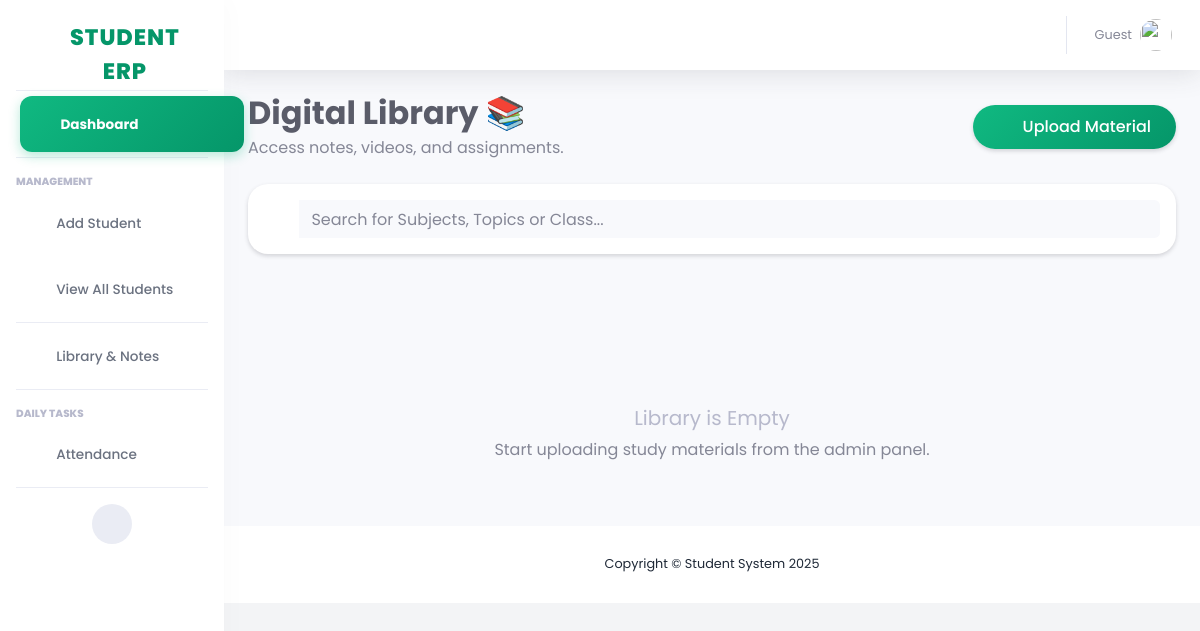
/library/, run on an earlier commit of the app's database.
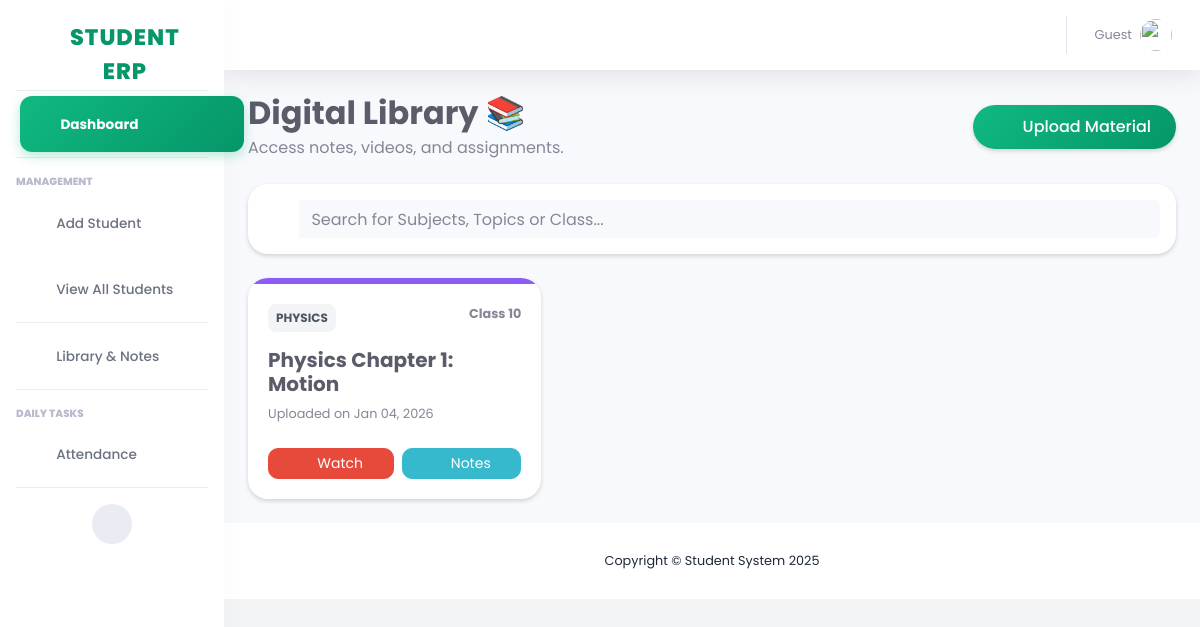
And on a later commit of the database.
### members/models.py (models this page shows, shortened)
class StudyMaterial(models.Model):
    SUBJECT_CHOICES = [
        ('Maths', 'Mathematics'),
        ('Physics', 'Physics'),
        ('Chemistry', 'Chemistry'),
        ('Biology', 'Biology'),
        ('English', 'English'),
    ]
    CLASS_CHOICES = [
        ('10', 'Class 10'),
        ('11', 'Class 11'),
        ('12', 'Class 12'),
    ]
    title = models.CharField(max_length=255)
    subject = models.CharField(max_length=50, choices=SUBJECT_CHOICES)
    class_name = models.CharField(max_length=10, choices=CLASS_CHOICES, verbose_name="Class")
    pdf_file = models.FileField(upload_to='materials/pdfs/', blank=True, null=True)
    video_link = models.URLField(blank=True, null=True, help_text="Paste YouTube Video Link here")
    created_at = models.DateTimeField(auto_now_add=True)

### members/views.py (the view)
# urls.py: path('library/', views.library, name='library'),
def library(request):
    materials = StudyMaterial.objects.all().order_by('-created_at')
    return render(request, 'library.html', {'materials': materials})

### members/templates/library.html (shortened to what this page needs)
{% extends "master.html" %}
{% load static %}
{% block content %}
<div class="d-flex align-items-center justify-content-between mb-4 mt-3">
    <div>
        <h1 class="h2 mb-1 text-gray-800" style="font-weight: 700;">Digital Library 📚</h1>
        <p class="text-muted mb-0">Access notes, videos, and assignments.</p>
    </div>
    <a href="/admin/members/studymaterial/add/" target="_blank" class="btn btn-primary shadow-sm">
        <i class="fas fa-cloud-upload-alt mr-2"></i> Upload Material
    </a>
</div>
<div class="card mb-4 shadow-sm border-0">
    <div class="card-body p-3">
        <div class="input-group">
            <div class="input-group-prepend">
                <span class="input-group-text bg-transparent border-0"><i class="fas fa-search text-gray-400"></i></span>
            </div>
            <input type="text" id="librarySearch" class="form-control border-0 bg-light small" placeholder="Search for Subjects, Topics or Class..." aria-label="Search">
        </div>
    </div>
</div>
<div class="row" id="libraryItems">
    {% for item in materials %}
    <div class="col-xl-4 col-md-6 mb-4 library-card">
        <div class="card h-100 border-0 shadow-sm" style="transition: transform 0.3s; border-radius: 20px; overflow: hidden;">
           <div style="height: 6px; background: {% if item.subject|lower == 'maths' %}#3b82f6{% elif item.subject|lower == 'physics' %}#8b5cf6{% elif item.subject|lower == 'chemistry' %}#ef4444{% else %}#10b981{% endif %};"></div>
            <div class="card-body">
                <div class="d-flex justify-content-between align-items-start mb-3">
                    <span class="badge badge-light text-uppercase font-weight-bold p-2" style="background: #f3f4f6; color: #4b5563; border-radius: 8px;">
                        {{ item.subject }}
                    </span>
                    <span class="small text-muted font-weight-bold">Class {{ item.class_name }}</span>
                </div>
                <h5 class="font-weight-bold text-gray-800 mb-2">{{ item.title }}</h5>
                <p class="small text-muted mb-4">Uploaded on {{ item.created_at|date:"M d, Y" }}</p>
                <div class="d-flex mt-auto">
                    {% if item.video_link %}
                    <a href="{{ item.video_link }}" target="_blank" class="btn btn-danger btn-sm flex-fill mr-2" style="border-radius: 10px;">
                        <i class="fab fa-youtube mr-1"></i> Watch
                    </a>
                    {% endif %}
                    {% if item.pdf_file %}
                    <a href="{{ item.pdf_file.url }}" target="_blank" class="btn btn-info btn-sm flex-fill" style="border-radius: 10px;">
                        <i class="fas fa-file-pdf mr-1"></i> Notes
                    </a>
                    {% endif %}
                </div>
            </div>
        </div>
    </div>
    {% empty %}
    <div class="col-12 text-center py-5">
        <div class="mb-3">
            <i class="fas fa-folder-open fa-4x text-gray-300"></i>
        </div>
        <h5 class="text-gray-500">Library is Empty</h5>
        <p class="text-muted">Start uploading study materials from the admin panel.</p>
    </div>
    {% endfor %}
</div>
{% endblock %}

What changed in the data, as far as the page shows it:
added StudyMaterial: subject "PHYSICS", class_name "10", title "Physics Chapter 1: Motion", created_at "Jan 04, 2026"
Also different on the page:
text no longer shown: "Library is Empty Start uploading study materials from the admin panel."
